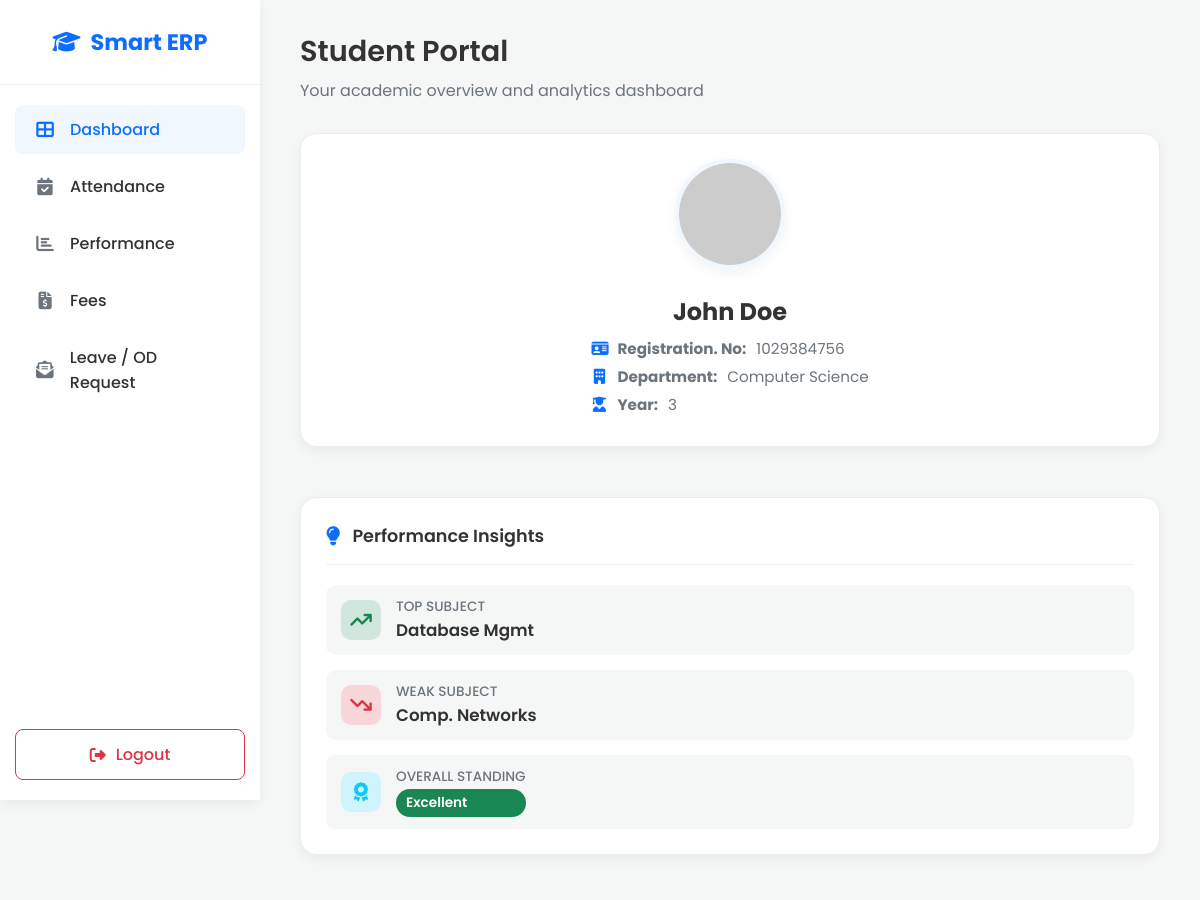
/student (signed in, upper part), run on an earlier commit of the app's database.
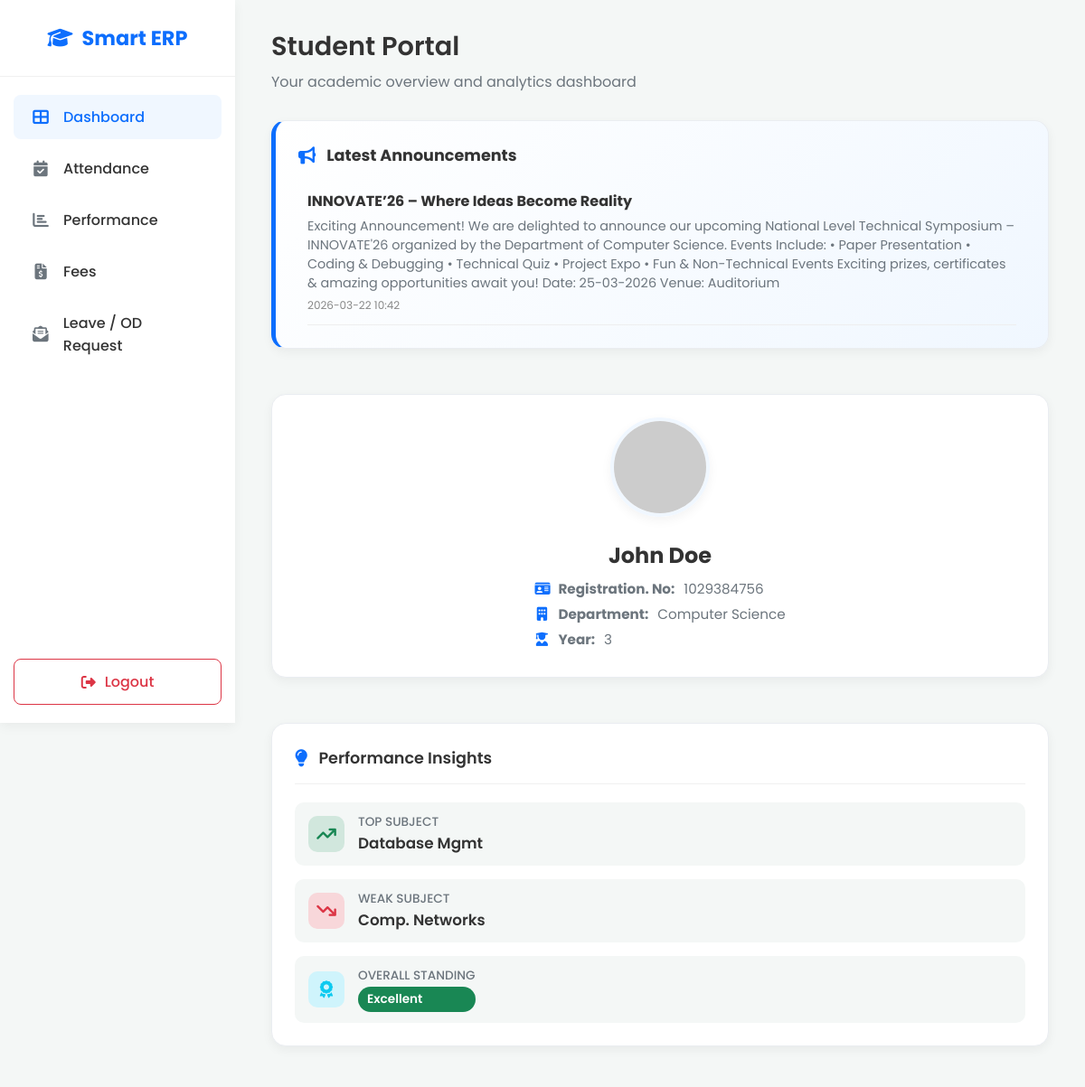
And on a later commit of the database.
### tables this page shows
CREATE TABLE students (id INTEGER PRIMARY KEY AUTOINCREMENT, name TEXT, reg TEXT UNIQUE, password TEXT, dept TEXT, year INTEGER, dob TEXT, parent_name TEXT, parent_contact TEXT, parent_occ TEXT, income TEXT, course TEXT, course_id TEXT, photo_path TEXT);

CREATE TABLE announcements (
            id INTEGER PRIMARY KEY AUTOINCREMENT,
            title TEXT NOT NULL,
            message TEXT NOT NULL,
            created_at DATETIME DEFAULT CURRENT_TIMESTAMP
        );

### app.py (the view)
@app.route('/student')
def student_dashboard():
    if session.get('role') != 'student':
        return redirect(url_for('login'))
    student_id = session.get('student_id')
    if not student_id:
        return redirect(url_for('logout'))
    conn = get_db_connection()
    try:
        stu_row = conn.execute('SELECT * FROM students WHERE id = ?', (student_id,)).fetchone()
        if not stu_row:
            return redirect(url_for('logout'))
        student_tuple = tuple(stu_row)
        attendance = conn.execute('SELECT * FROM attendance WHERE student_id = ?', (student_id,)).fetchone()
        marks = conn.execute('SELECT * FROM marks WHERE student_id = ?', (student_id,)).fetchall()
        fees = conn.execute('SELECT * FROM fees WHERE student_id = ?', (student_id,)).fetchone()
        timetable = conn.execute('SELECT * FROM timetable').fetchall()
        announcements = conn.execute("SELECT * FROM announcements ORDER BY created_at DESC").fetchall()
        reg = session.get('reg')
        requests_raw = conn.execute('SELECT * FROM leave_requests WHERE reg = ? ORDER BY id DESC', (reg,)).fetchall()
        leave_requests = [tuple(req) for req in requests_raw]
        internal_marks_raw = conn.execute('SELECT * FROM internal_marks WHERE reg = ?', (reg,)).fetchall()
        internal_marks = [tuple(m) for m in internal_marks_raw]
        return render_template('student.html', student=student_tuple, attendance=attendance, marks=marks,
                               fees=fees, timetable=timetable, leave_requests=leave_requests,
                               internal_marks=internal_marks, announcements=announcements)
    except Exception as e:
        logging.error(f"Error loading student dashboard: {e}")
        return "An error occurred fetching dashboard modules."
    finally:
        conn.close()

### app.py (called while the page is built)
def get_db_connection():
    conn = sqlite3.connect(DB_FILE)
    conn.row_factory = sqlite3.Row
    return conn

### templates/student.html (shortened to what this page needs)
<!DOCTYPE html>
<html lang="en">
<head>
    <link rel="stylesheet" href="https://cdnjs.cloudflare.com/ajax/libs/font-awesome/6.4.0/css/all.min.css">
    <link rel="stylesheet" href="{{ url_for('static', filename='style.css') }}">
</head>
<body>
    <aside class="sidebar">
        <div class="sidebar-header">
            <h2><i class="fas fa-graduation-cap"></i> Smart ERP</h2>
        </div>
        <ul class="sidebar-menu">
            <li><a href="#" class="active"><i class="fas fa-th-large"></i> Dashboard</a></li>
            <li><a href="#attendance"><i class="fas fa-calendar-check"></i> Attendance</a></li>
            <li><a href="#marks"><i class="fas fa-chart-bar"></i> Performance</a></li>
            <li><a href="#fees"><i class="fas fa-file-invoice-dollar"></i> Fees</a></li>
            <li><a href="#leave-od"><i class="fas fa-envelope-open-text"></i> Leave / OD Request</a></li>
        </ul>
        <div class="logout-btn">
            <a href="{{ url_for('logout') }}"><i class="fas fa-sign-out-alt"></i> Logout</a>
        </div>
    </aside>
    <main class="main-content">
        <header class="header">
            <h1>Student Portal</h1>
            <p>Your academic overview and analytics dashboard</p>
        </header>
        {% if announcements %}
        <div class="dashboard-grid" style="margin-bottom: 25px;">
            <div class="col-12">
                <div class="card" style="background: linear-gradient(135deg, #fff 0%, #f0f7ff 100%); border-left: 5px solid var(--primary-color);">
                    <div class="card-header" style="border-bottom:none; margin-bottom:10px;">
                        <i class="fas fa-bullhorn" style="color: var(--primary-color);"></i> <strong>Latest Announcements</strong>
                    </div>
                    <div style="max-height: 150px; overflow-y: auto; padding: 0 10px;">
                        {% for ann in announcements %}
                        <div style="margin-bottom: 15px; padding-bottom: 10px; border-bottom: 1px solid #eee;">
                            <h4 style="margin-bottom: 5px; color: var(--text-dark);">{{ ann.title }}</h4>
                            <p style="font-size: 0.9rem; color: var(--secondary-color);">{{ ann.message }}</p>
                            <small style="color: var(--text-light); font-size: 0.75rem;">{{ ann.created_at[:16] }}</small>
                        </div>
                        {% endfor %}
                    </div>
                </div>
            </div>
        </div>
        {% endif %}
        <div class="dashboard-grid">
            <div class="card col-8">
                <div class="profile-section">
                    <img src="https://via.placeholder.com/150/e9ecef/888888?text=Photo" alt="Student Photo"
                        class="profile-img">
                    <div class="profile-info">
                        <h3>{{ student[1] }}</h3>
                        <p><i class="fas fa-id-card"></i> <strong>Registration. No:</strong> {{ student[2] }}</p>
                        <p><i class="fas fa-building"></i> <strong>Department:</strong> {{ student[4] }}
                        </p>
                        <p><i class="fas fa-user-graduate"></i> <strong>Year:</strong> {{ student[5] }}</p>
                    </div>
                </div>
            </div>
            <div class="card col-4">
                <div class="card-header">
                    <i class="fas fa-lightbulb"></i> Performance Insights
                </div>
                <div class="insights-container">
                    <div class="insight-item">
                        <div class="insight-icon top"><i class="fas fa-arrow-trend-up"></i></div>
                        <div class="insight-text">
                            <span class="label">Top Subject</span>
                            <span class="value">Database Mgmt</span>
                        </div>
                    </div>
                    <div class="insight-item">
                        <div class="insight-icon weak"><i class="fas fa-arrow-trend-down"></i></div>
                        <div class="insight-text">
                            <span class="label">Weak Subject</span>
                            <span class="value">Comp. Networks</span>
                        </div>
                    </div>
                    <div class="insight-item">
                        <div class="insight-icon over"><i class="fas fa-award"></i></div>
                        <div class="insight-text">
                            <span class="label">Overall Standing</span>
                            <span class="badge">Excellent</span>
                        </div>
                    </div>
                </div>
            </div>
        </div>
    </main>
</body>
</html>

### static/style.css (style rules this page uses)
body { font-family: 'Segoe UI', Tahoma, Geneva, Verdana, sans-serif; background-color: #f0f2f5; margin: 0; padding: 0; color: #333; }
h1, h2 { color: #1a237e; margin-top: 0; }
.card { background: #ffffff; padding: 20px; border-radius: 8px; margin-bottom: 25px; border: 1px solid #eaedf1; box-shadow: 0 2px 4px rgba(0,0,0,0.02); }

What changed in the data, as far as the page shows it:
added announcements: title "INNOVATE’26 – Where Ideas Become Reality", message "Exciting Announcement! We are delighted to announce our upcoming National Level Technical Symposium – INNOVATE'26 organized by the Department of Computer Science. Events Include: • Paper Presentation • Coding & Debugging • Technical Quiz • Project Expo • Fun & Non-Technical Events Exciting prizes, certificates & amazing opportunities await you! Date: 25-03-2026 Venue: Auditorium", created_at "2026-03-22 10:42"
Also different on the page:
text now shown: "Latest Announcements"
